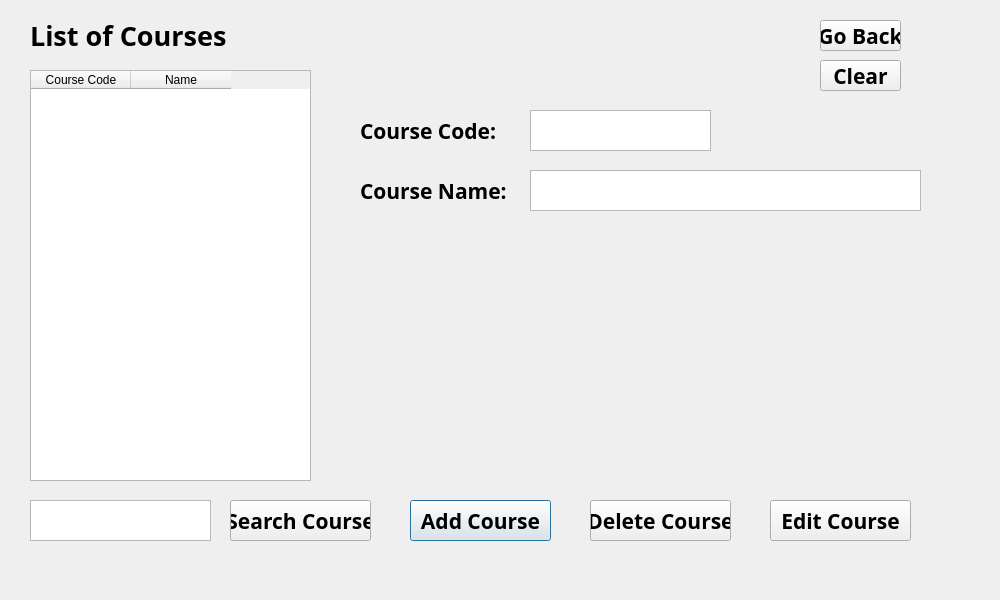
<?xml version="1.0" encoding="UTF-8"?>
<ui version="4.0">
 <class>Dialog</class>
 <widget class="QDialog" name="Dialog">
  <property name="geometry">
   <rect>
    <x>0</x>
    <y>0</y>
    <width>1000</width>
    <height>600</height>
   </rect>
  </property>
  <property name="windowTitle">
   <string>Dialog</string>
  </property>
  <widget class="QLabel" name="label">
   <property name="geometry">
    <rect>
     <x>30</x>
     <y>10</y>
     <width>341</width>
     <height>51</height>
    </rect>
   </property>
   <property name="font">
    <font>
     <family>Sitka</family>
     <pointsize>20</pointsize>
     <weight>75</weight>
     <bold>true</bold>
    </font>
   </property>
   <property name="text">
    <string>List of Courses</string>
   </property>
  </widget>
  <widget class="QTableWidget" name="tableWidget">
   <property name="geometry">
    <rect>
     <x>30</x>
     <y>70</y>
     <width>281</width>
     <height>411</height>
    </rect>
   </property>
   <column>
    <property name="text">
     <string>Course Code</string>
    </property>
   </column>
   <column>
    <property name="text">
     <string>Name</string>
    </property>
   </column>
  </widget>
  <widget class="QPushButton" name="pushButton">
   <property name="geometry">
    <rect>
     <x>410</x>
     <y>500</y>
     <width>141</width>
     <height>41</height>
    </rect>
   </property>
   <property name="font">
    <font>
     <family>Sitka</family>
     <pointsize>16</pointsize>
     <weight>75</weight>
     <bold>true</bold>
    </font>
   </property>
   <property name="text">
    <string>Add Course</string>
   </property>
  </widget>
  <widget class="QPushButton" name="pushButton_2">
   <property name="geometry">
    <rect>
     <x>590</x>
     <y>500</y>
     <width>141</width>
     <height>41</height>
    </rect>
   </property>
   <property name="font">
    <font>
     <family>Sitka Banner</family>
     <pointsize>16</pointsize>
     <weight>75</weight>
     <bold>true</bold>
    </font>
   </property>
   <property name="text">
    <string>Delete Course</string>
   </property>
  </widget>
  <widget class="QPushButton" name="pushButton_3">
   <property name="geometry">
    <rect>
     <x>770</x>
     <y>500</y>
     <width>141</width>
     <height>41</height>
    </rect>
   </property>
   <property name="font">
    <font>
     <family>Sitka Banner</family>
     <pointsize>16</pointsize>
     <weight>75</weight>
     <bold>true</bold>
    </font>
   </property>
   <property name="text">
    <string>Edit Course</string>
   </property>
  </widget>
  <widget class="QLabel" name="label_2">
   <property name="geometry">
    <rect>
     <x>360</x>
     <y>110</y>
     <width>251</width>
     <height>41</height>
    </rect>
   </property>
   <property name="font">
    <font>
     <family>Sitka</family>
     <pointsize>16</pointsize>
     <weight>75</weight>
     <bold>true</bold>
    </font>
   </property>
   <property name="text">
    <string>Course Code:</string>
   </property>
  </widget>
  <widget class="QTextEdit" name="textEdit">
   <property name="geometry">
    <rect>
     <x>530</x>
     <y>110</y>
     <width>181</width>
     <height>41</height>
    </rect>
   </property>
   <property name="font">
    <font>
     <family>Sitka Display</family>
     <pointsize>16</pointsize>
     <weight>50</weight>
     <bold>false</bold>
    </font>
   </property>
   <property name="html">
    <string>&lt;!DOCTYPE HTML PUBLIC &quot;-//W3C//DTD HTML 4.0//EN&quot; &quot;http://www.w3.org/TR/REC-html40/strict.dtd&quot;&gt;
&lt;html&gt;&lt;head&gt;&lt;meta name=&quot;qrichtext&quot; content=&quot;1&quot; /&gt;&lt;style type=&quot;text/css&quot;&gt;
p, li { white-space: pre-wrap; }
&lt;/style&gt;&lt;/head&gt;&lt;body style=&quot; font-family:'Sitka Display'; font-size:16pt; font-weight:400; font-style:normal;&quot;&gt;
&lt;p style=&quot;-qt-paragraph-type:empty; margin-top:0px; margin-bottom:0px; margin-left:0px; margin-right:0px; -qt-block-indent:0; text-indent:0px; font-family:'Sitka'; font-weight:600;&quot;&gt;&lt;br /&gt;&lt;/p&gt;&lt;/body&gt;&lt;/html&gt;</string>
   </property>
  </widget>
  <widget class="QLabel" name="label_3">
   <property name="geometry">
    <rect>
     <x>360</x>
     <y>170</y>
     <width>251</width>
     <height>41</height>
    </rect>
   </property>
   <property name="font">
    <font>
     <family>Sitka</family>
     <pointsize>16</pointsize>
     <weight>75</weight>
     <bold>true</bold>
    </font>
   </property>
   <property name="text">
    <string>Course Name:</string>
   </property>
  </widget>
  <widget class="QTextEdit" name="textEdit_2">
   <property name="geometry">
    <rect>
     <x>530</x>
     <y>170</y>
     <width>391</width>
     <height>41</height>
    </rect>
   </property>
   <property name="font">
    <font>
     <family>Sitka Display</family>
     <pointsize>16</pointsize>
     <weight>50</weight>
     <bold>false</bold>
    </font>
   </property>
   <property name="html">
    <string>&lt;!DOCTYPE HTML PUBLIC &quot;-//W3C//DTD HTML 4.0//EN&quot; &quot;http://www.w3.org/TR/REC-html40/strict.dtd&quot;&gt;
&lt;html&gt;&lt;head&gt;&lt;meta name=&quot;qrichtext&quot; content=&quot;1&quot; /&gt;&lt;style type=&quot;text/css&quot;&gt;
p, li { white-space: pre-wrap; }
&lt;/style&gt;&lt;/head&gt;&lt;body style=&quot; font-family:'Sitka Display'; font-size:16pt; font-weight:400; font-style:normal;&quot;&gt;
&lt;p style=&quot;-qt-paragraph-type:empty; margin-top:0px; margin-bottom:0px; margin-left:0px; margin-right:0px; -qt-block-indent:0; text-indent:0px; font-family:'Sitka'; font-weight:600;&quot;&gt;&lt;br /&gt;&lt;/p&gt;&lt;/body&gt;&lt;/html&gt;</string>
   </property>
  </widget>
  <widget class="QPushButton" name="pushButton_4">
   <property name="geometry">
    <rect>
     <x>820</x>
     <y>20</y>
     <width>81</width>
     <height>31</height>
    </rect>
   </property>
   <property name="font">
    <font>
     <family>Sitka</family>
     <pointsize>16</pointsize>
     <weight>75</weight>
     <bold>true</bold>
    </font>
   </property>
   <property name="text">
    <string>Go Back</string>
   </property>
  </widget>
  <widget class="QPushButton" name="pushButton_5">
   <property name="geometry">
    <rect>
     <x>230</x>
     <y>500</y>
     <width>141</width>
     <height>41</height>
    </rect>
   </property>
   <property name="font">
    <font>
     <family>Sitka Banner</family>
     <pointsize>16</pointsize>
     <weight>75</weight>
     <bold>true</bold>
    </font>
   </property>
   <property name="text">
    <string>Search Course</string>
   </property>
  </widget>
  <widget class="QTextEdit" name="textEdit_3">
   <property name="geometry">
    <rect>
     <x>30</x>
     <y>500</y>
     <width>181</width>
     <height>41</height>
    </rect>
   </property>
   <property name="font">
    <font>
     <family>Sitka Display</family>
     <pointsize>16</pointsize>
     <weight>50</weight>
     <bold>false</bold>
    </font>
   </property>
   <property name="html">
    <string>&lt;!DOCTYPE HTML PUBLIC &quot;-//W3C//DTD HTML 4.0//EN&quot; &quot;http://www.w3.org/TR/REC-html40/strict.dtd&quot;&gt;
&lt;html&gt;&lt;head&gt;&lt;meta name=&quot;qrichtext&quot; content=&quot;1&quot; /&gt;&lt;style type=&quot;text/css&quot;&gt;
p, li { white-space: pre-wrap; }
&lt;/style&gt;&lt;/head&gt;&lt;body style=&quot; font-family:'Sitka Display'; font-size:16pt; font-weight:400; font-style:normal;&quot;&gt;
&lt;p style=&quot;-qt-paragraph-type:empty; margin-top:0px; margin-bottom:0px; margin-left:0px; margin-right:0px; -qt-block-indent:0; text-indent:0px; font-family:'Sitka'; font-weight:600;&quot;&gt;&lt;br /&gt;&lt;/p&gt;&lt;/body&gt;&lt;/html&gt;</string>
   </property>
  </widget>
  <widget class="QPushButton" name="pushButton_6">
   <property name="geometry">
    <rect>
     <x>820</x>
     <y>60</y>
     <width>81</width>
     <height>31</height>
    </rect>
   </property>
   <property name="font">
    <font>
     <family>Sitka</family>
     <pointsize>16</pointsize>
     <weight>75</weight>
     <bold>true</bold>
    </font>
   </property>
   <property name="text">
    <string>Clear</string>
   </property>
  </widget>
 </widget>
 <resources/>
 <connections/>
</ui>
